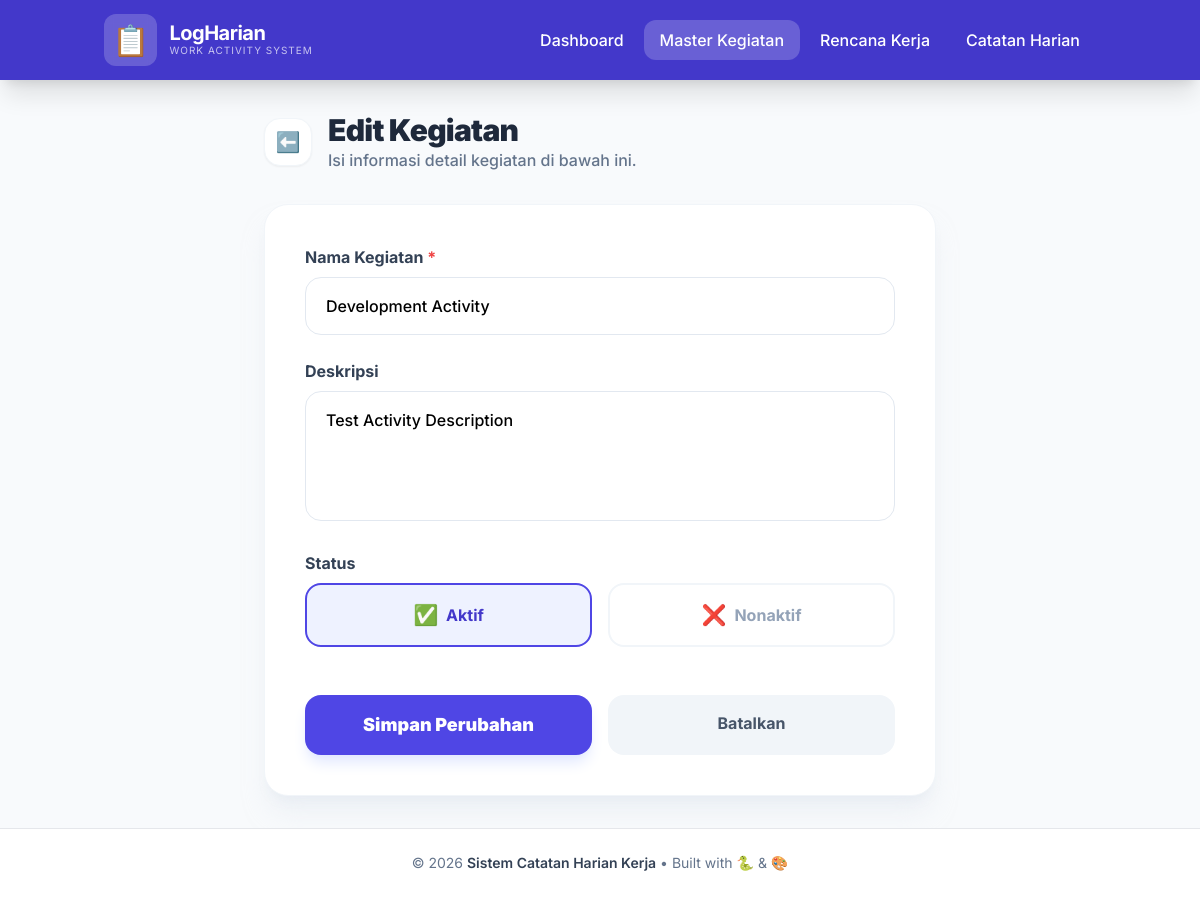
/kegiatan/2/edit, run on the app's committed database.
### tables this page shows
CREATE TABLE kegiatan (
    id_kegiatan    INTEGER PRIMARY KEY AUTOINCREMENT,
    nama_kegiatan  VARCHAR(200) NOT NULL,
    deskripsi      TEXT DEFAULT NULL,
    status         VARCHAR(20) NOT NULL DEFAULT 'aktif'
                   CHECK (status IN ('aktif', 'nonaktif')),
    created_at     DATETIME NOT NULL DEFAULT (datetime('now','localtime')),
    updated_at     DATETIME NOT NULL DEFAULT (datetime('now','localtime'))
);

### app.py (the view)
@app.route('/kegiatan/<int:id>/edit')
def kegiatan_edit(id):
    return kegiatan_ctrl.edit(id)

### src/application/use_cases/kelola_kegiatan.py (called while the page is built)
    def ambil_by_id(self, id_kegiatan: int):
        return self.repo.ambil_by_id(id_kegiatan)

### src/infrastructure/database/db_connection.py (called while the page is built)
    def get_connection(self):
        conn = sqlite3.connect(self.db_path)
        conn.row_factory = sqlite3.Row
        conn.execute("PRAGMA foreign_keys = ON")
        return conn

### src/infrastructure/repositories/sqlite_kegiatan_repo.py (called while the page is built)
    def ambil_by_id(self, id_kegiatan: int) -> Optional[Kegiatan]:
        conn = self.db_conn.get_connection()
        cursor = conn.execute("SELECT * FROM kegiatan WHERE id_kegiatan = ?", (id_kegiatan,))
        row = cursor.fetchone()
        conn.close()
        return self._row_to_entity(row) if row else None

    def _row_to_entity(self, row) -> Kegiatan:
        return Kegiatan(
            id_kegiatan=row['id_kegiatan'],
            nama_kegiatan=row['nama_kegiatan'],
            deskripsi=row['deskripsi'],
            status=row['status'],
            created_at=datetime.strptime(row['created_at'], "%Y-%m-%d %H:%M:%S") if row['created_at'] else None,
            updated_at=datetime.strptime(row['updated_at'], "%Y-%m-%d %H:%M:%S") if row['updated_at'] else None
        )

### src/interface/controllers/kegiatan_controller.py (called while the page is built)
    def edit(self, id):
        kegiatan = self.use_case.ambil_by_id(id)
        if not kegiatan:
            flash('Kegiatan tidak ditemukan!', 'error')
            return redirect(url_for('kegiatan_index'))
        return render_template('kegiatan/form.html', data=kegiatan)

### src/interface/templates/kegiatan/form.html (shortened to what this page needs)
{% extends "base.html" %}
{% block content %}
<div class="max-w-2xl mx-auto animate-in fade-in slide-in-from-bottom-4 duration-500">
    <div class="mb-8 flex items-center gap-4">
        <a href="/kegiatan" class="w-12 h-12 rounded-2xl bg-white border border-slate-100 flex items-center justify-center shadow-sm hover:bg-slate-50 transition-all">
            <span class="text-xl">⬅️</span>
        </a>
        <div>
            <h1 class="text-3xl font-black text-slate-800 tracking-tight">{{ 'Edit' if data and data.id_kegiatan else 'Tambah' }} Kegiatan</h1>
            <p class="text-slate-500 font-medium">Isi informasi detail kegiatan di bawah ini.</p>
        </div>
    </div>
    <div class="bg-white rounded-3xl shadow-xl shadow-slate-200/50 border border-slate-100 overflow-hidden">
        <form action="{{ '/kegiatan/' + (data.id_kegiatan|string) + '/update' if data and data.id_kegiatan else '/kegiatan' }}" method="POST" class="p-8 lg:p-10 space-y-6">
            <div class="space-y-2">
                <label for="nama_kegiatan" class="block font-bold text-slate-700">Nama Kegiatan <span class="text-red-500">*</span></label>
                <input type="text" id="nama_kegiatan" name="nama_kegiatan" required
                       value="{{ data.nama_kegiatan if data else '' }}"
                       placeholder="Contoh: Meeting Proyek A"
                       class="w-full px-5 py-4 rounded-2xl border border-slate-200 focus:outline-none focus:ring-4 focus:ring-indigo-500/10 focus:border-indigo-500 transition-all font-medium {% if errors and errors.nama_kegiatan %}border-red-500{% endif %}">
            </div>
            <div class="space-y-2">
                <label for="deskripsi" class="block font-bold text-slate-700">Deskripsi</label>
                <textarea id="deskripsi" name="deskripsi" rows="4"
                          placeholder="Jelaskan detail singkat tentang kegiatan ini..."
                          class="w-full px-5 py-4 rounded-2xl border border-slate-200 focus:outline-none focus:ring-4 focus:ring-indigo-500/10 focus:border-indigo-500 transition-all font-medium resize-none">{{ data.deskripsi if data else '' }}</textarea>
            </div>
            <div class="space-y-2">
                <label class="block font-bold text-slate-700">Status</label>
                <div class="flex gap-4">
                    <label class="flex-1 cursor-pointer group">
                        <div class="p-4 rounded-2xl border-2 border-slate-100 peer-checked:border-indigo-600 peer-checked:bg-indigo-50 transition-all flex items-center justify-center gap-2 font-bold text-slate-500 peer-checked:text-indigo-700 group-hover:border-slate-200">
                            <span class="text-xl">✅</span> Aktif
                        </div>
                    </label>
                    <label class="flex-1 cursor-pointer group">
                        <div class="p-4 rounded-2xl border-2 border-slate-100 peer-checked:border-slate-600 peer-checked:bg-slate-100 transition-all flex items-center justify-center gap-2 font-bold text-slate-400 peer-checked:text-slate-700 group-hover:border-slate-200">
                            <span class="text-xl">❌</span> Nonaktif
                        </div>
                    </label>
                </div>
            </div>
            <div class="pt-6 flex flex-col sm:flex-row gap-4">
                <button type="submit" class="flex-1 bg-indigo-600 text-white px-8 py-4 rounded-2xl font-black text-lg hover:bg-indigo-700 transition-all shadow-lg shadow-indigo-100 active:scale-95">
                    {{ 'Simpan Perubahan' if data and data.id_kegiatan else 'Tambah Kegiatan' }}
                </button>
                <a href="/kegiatan" class="flex-1 bg-slate-100 text-slate-600 px-8 py-4 rounded-2xl font-bold text-center hover:bg-slate-200 transition-all active:scale-95">
                    Batalkan
                </a>
            </div>
        </form>
    </div>
</div>
{% endblock %}

### src/interface/templates/base.html (style rules this page uses)
body { font-family: 'Inter', sans-serif; }

### data on the page
kegiatan: nama_kegiatan "Development Activity", deskripsi "Test Activity Description"

### other printed values
{{ 'Edit' if data and data.id_kegiatan else 'Tambah' }} "Edit"
{{ 'Simpan Perubahan' if data and data.id_kegiatan else 'Tambah Kegiatan' }} "Simpan Perubahan"
